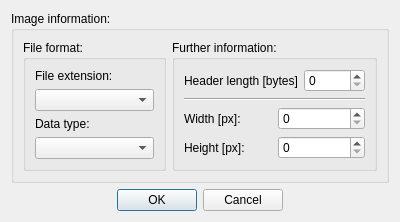
<?xml version="1.0" encoding="UTF-8"?>
<ui version="4.0">
 <class>Dialog</class>
 <widget class="QDialog" name="Dialog">
  <property name="geometry">
   <rect>
    <x>0</x>
    <y>0</y>
    <width>400</width>
    <height>214</height>
   </rect>
  </property>
  <property name="windowTitle">
   <string>Dialog</string>
  </property>
  <layout class="QVBoxLayout" name="horizontalLayout">
   <item>
    <widget class="QGroupBox" name="groupBox">
     <property name="title">
      <string>Image information:</string>
     </property>
     <layout class="QHBoxLayout" name="horizontalLayout_2">
      <item>
       <widget class="QGroupBox" name="groupBox_2">
        <property name="title">
         <string>File format:</string>
        </property>
        <layout class="QVBoxLayout" name="verticalLayout">
         <item>
          <widget class="QLabel" name="label">
           <property name="text">
            <string>File extension:</string>
           </property>
          </widget>
         </item>
         <item>
          <widget class="QComboBox" name="cb_ftype"/>
         </item>
         <item>
          <widget class="QLabel" name="label_3">
           <property name="text">
            <string>Data type:</string>
           </property>
          </widget>
         </item>
         <item>
          <widget class="QComboBox" name="cb_dtype"/>
         </item>
         <item>
          <spacer name="verticalSpacer">
           <property name="orientation">
            <enum>Qt::Vertical</enum>
           </property>
           <property name="sizeHint" stdset="0">
            <size>
             <width>20</width>
             <height>40</height>
            </size>
           </property>
          </spacer>
         </item>
        </layout>
       </widget>
      </item>
      <item>
       <widget class="QGroupBox" name="groupBox_3">
        <property name="title">
         <string>Further information:</string>
        </property>
        <layout class="QVBoxLayout" name="verticalLayout_2">
         <item>
          <layout class="QHBoxLayout" name="horizontalLayout_3">
           <item>
            <widget class="QLabel" name="label_2">
             <property name="text">
              <string>Header length [bytes]</string>
             </property>
            </widget>
           </item>
           <item>
            <widget class="QSpinBox" name="sb_header">
             <property name="maximum">
              <number>10000</number>
             </property>
            </widget>
           </item>
          </layout>
         </item>
         <item>
          <widget class="Line" name="line">
           <property name="orientation">
            <enum>Qt::Horizontal</enum>
           </property>
          </widget>
         </item>
         <item>
          <layout class="QHBoxLayout" name="horizontalLayout_4">
           <item>
            <widget class="QLabel" name="label_4">
             <property name="text">
              <string>Width [px]:</string>
             </property>
            </widget>
           </item>
           <item>
            <widget class="QSpinBox" name="sb_width">
             <property name="maximum">
              <number>100000</number>
             </property>
            </widget>
           </item>
          </layout>
         </item>
         <item>
          <layout class="QHBoxLayout" name="horizontalLayout_5">
           <item>
            <widget class="QLabel" name="label_5">
             <property name="text">
              <string>Height [px]:</string>
             </property>
            </widget>
           </item>
           <item>
            <widget class="QSpinBox" name="sb_height">
             <property name="maximum">
              <number>100000</number>
             </property>
            </widget>
           </item>
          </layout>
         </item>
         <item>
          <spacer name="verticalSpacer_2">
           <property name="orientation">
            <enum>Qt::Vertical</enum>
           </property>
           <property name="sizeHint" stdset="0">
            <size>
             <width>20</width>
             <height>40</height>
            </size>
           </property>
          </spacer>
         </item>
        </layout>
       </widget>
      </item>
     </layout>
    </widget>
   </item>
   <item>
    <widget class="QDialogButtonBox" name="buttonBox">
     <property name="orientation">
      <enum>Qt::Horizontal</enum>
     </property>
     <property name="standardButtons">
      <set>QDialogButtonBox::Cancel|QDialogButtonBox::Ok</set>
     </property>
     <property name="centerButtons">
      <bool>true</bool>
     </property>
    </widget>
   </item>
  </layout>
 </widget>
 <resources/>
 <connections>
  <connection>
   <sender>buttonBox</sender>
   <signal>accepted()</signal>
   <receiver>Dialog</receiver>
   <slot>accept()</slot>
   <hints>
    <hint type="sourcelabel">
     <x>248</x>
     <y>254</y>
    </hint>
    <hint type="destinationlabel">
     <x>157</x>
     <y>274</y>
    </hint>
   </hints>
  </connection>
  <connection>
   <sender>buttonBox</sender>
   <signal>rejected()</signal>
   <receiver>Dialog</receiver>
   <slot>reject()</slot>
   <hints>
    <hint type="sourcelabel">
     <x>316</x>
     <y>260</y>
    </hint>
    <hint type="destinationlabel">
     <x>286</x>
     <y>274</y>
    </hint>
   </hints>
  </connection>
 </connections>
</ui>
